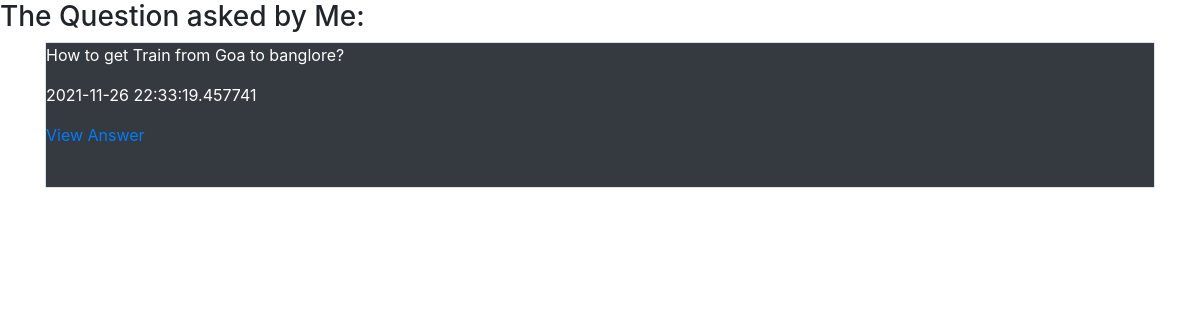
Page /profile/Question/1 (signed in) on the committed database.
### tables this page shows
CREATE TABLE Questions(
    Q_id        INTEGER PRIMARY KEY autoincrement,
    user_id     int not null,
    Q_Text      varchar(500),
    Anonymous   int default 0,
    Date        Text);

### app.py (the view)
@app.route('/profile/Question/<int:user_id>')
def UserQuestionList(user_id):
    Aut=[]
    Aut.append(session['UserId']==user_id)
    Aut.append(GetUserName(user_id))
    return render_template('UserQuestionList.html',Questions=GetUserQues(user_id),Aut=Aut)

### Sql_Querries.py (called while the page is built)
def GetUserName(U_Id):
    conn=sqlite3.connect('quora.db')
    cur=conn.cursor()
    cur.execute("Select User_name from User where user_id=?",(U_Id,))
    res=cur.fetchone()
    conn.close()
    return res[0]

def GetUserQues(U_id):
    conn = sqlite3.connect('quora.db')
    cur = conn.cursor()
    cur.execute("select Q_id,Q_text,Date from Questions where user_id=? order by Date Desc",(U_id,))
    data = cur.fetchall()
    conn.close()
    return(data)

### templates/UserQuestionList.html
{% extends "Base.html" %}
{% block Body %}
{%if Aut[0] %}
    <h3> The Question asked by Me: </h3>
{% else %}
    <h3> The Question asked by {{Aut[1]}} are: </h3>
{% endif %}
<div class="container">
    {% for ques in Questions %}
    <div class="border bg-dark text-white">
        <p>{{ques[1]}}</p>
        <p>{{ques[2]}}</p>
        <p><a href="/Question/{{ques[0]}}">View Answer</a></p>
        <br>
    </div>
    {% endfor %}
</div>
{% endblock Body %}

### rows in the picture
Questions: Q_Text "How to get Train from Goa to banglore?", Date "2021-11-26 22:33:19.457741"
